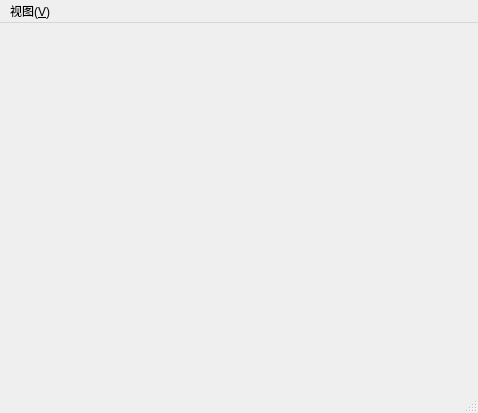
<?xml version="1.0" encoding="UTF-8"?>
<ui version="4.0">
 <class>MainWindow</class>
 <widget class="QMainWindow" name="MainWindow">
  <property name="geometry">
   <rect>
    <x>0</x>
    <y>0</y>
    <width>478</width>
    <height>413</height>
   </rect>
  </property>
  <property name="windowTitle">
   <string>MainWindow</string>
  </property>
  <widget class="QWidget" name="centralwidget">
   <layout class="QGridLayout" name="gridLayout">
    <item row="0" column="0">
     <widget class="QStackedWidget" name="mainstackedWidget">
      <property name="currentIndex">
       <number>0</number>
      </property>
      <widget class="QWidget" name="workSpaceWidget">
       <layout class="QHBoxLayout" name="horizontalLayout" stretch="0">
        <item>
         <widget class="SideNavigationView" name="workSpaceView" native="true"/>
        </item>
       </layout>
      </widget>
      <widget class="QWidget" name="leisureSpaceWidget">
       <layout class="QHBoxLayout" name="horizontalLayout_2">
        <item>
         <widget class="SideNavigationView" name="leisureSpaceView" native="true"/>
        </item>
       </layout>
      </widget>
     </widget>
    </item>
   </layout>
  </widget>
  <widget class="QMenuBar" name="menubar">
   <property name="geometry">
    <rect>
     <x>0</x>
     <y>0</y>
     <width>478</width>
     <height>17</height>
    </rect>
   </property>
   <widget class="QMenu" name="menu">
    <property name="title">
     <string>视图(&amp;V)</string>
    </property>
    <addaction name="actionToggleSpace"/>
   </widget>
   <addaction name="menu"/>
  </widget>
  <widget class="QStatusBar" name="statusbar"/>
  <action name="actionToggleSpace">
   <property name="text">
    <string>change space(&amp;S)</string>
   </property>
  </action>
 </widget>
 <customwidgets>
  <customwidget>
   <class>SideNavigationView</class>
   <extends>QWidget</extends>
   <header>SideNavigationView.h</header>
   <container>1</container>
  </customwidget>
 </customwidgets>
 <resources/>
 <connections/>
</ui>
